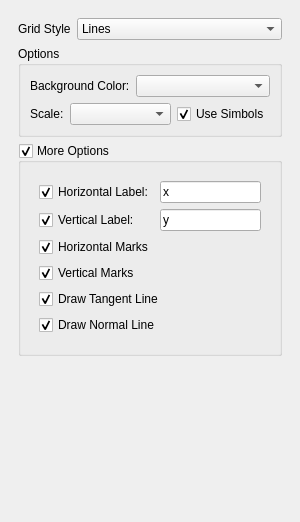
<?xml version="1.0" encoding="UTF-8"?>
<ui version="4.0">
 <class>SpaceOptionsWidget</class>
 <widget class="QDockWidget" name="SpaceOptionsWidget">
  <property name="geometry">
   <rect>
    <x>0</x>
    <y>0</y>
    <width>300</width>
    <height>522</height>
   </rect>
  </property>
  <property name="sizePolicy">
   <sizepolicy hsizetype="Preferred" vsizetype="Minimum">
    <horstretch>0</horstretch>
    <verstretch>0</verstretch>
   </sizepolicy>
  </property>
  <property name="minimumSize">
   <size>
    <width>300</width>
    <height>522</height>
   </size>
  </property>
  <property name="maximumSize">
   <size>
    <width>300</width>
    <height>524287</height>
   </size>
  </property>
  <property name="features">
   <set>QDockWidget::AllDockWidgetFeatures</set>
  </property>
  <property name="allowedAreas">
   <set>Qt::LeftDockWidgetArea|Qt::RightDockWidgetArea</set>
  </property>
  <property name="windowTitle">
   <string>Diagram Appearance</string>
  </property>
  <widget class="QWidget" name="spaceSettingsDockWidget_3">
   <layout class="QVBoxLayout" name="verticalLayout_18">
    <item>
     <widget class="QStackedWidget" name="stackedWidget_3">
      <property name="currentIndex">
       <number>0</number>
      </property>
      <widget class="QWidget" name="page_13">
       <layout class="QVBoxLayout" name="verticalLayout_19">
        <item>
         <layout class="QHBoxLayout" name="horizontalLayout_21">
          <property name="sizeConstraint">
           <enum>QLayout::SetMinimumSize</enum>
          </property>
          <item>
           <widget class="QLabel" name="labelCoordSys_3">
            <property name="sizePolicy">
             <sizepolicy hsizetype="Fixed" vsizetype="Fixed">
              <horstretch>0</horstretch>
              <verstretch>0</verstretch>
             </sizepolicy>
            </property>
            <property name="text">
             <string>Grid Style</string>
            </property>
           </widget>
          </item>
          <item>
           <widget class="KComboBox" name="coordinateSystems_3">
            <property name="sizePolicy">
             <sizepolicy hsizetype="Preferred" vsizetype="Fixed">
              <horstretch>0</horstretch>
              <verstretch>0</verstretch>
             </sizepolicy>
            </property>
            <property name="currentIndex">
             <number>1</number>
            </property>
            <item>
             <property name="text">
              <string>None</string>
             </property>
            </item>
            <item>
             <property name="text">
              <string>Lines</string>
             </property>
            </item>
            <item>
             <property name="text">
              <string>Polar</string>
             </property>
            </item>
           </widget>
          </item>
         </layout>
        </item>
        <item>
         <widget class="QGroupBox" name="options">
          <property name="sizePolicy">
           <sizepolicy hsizetype="Preferred" vsizetype="Minimum">
            <horstretch>0</horstretch>
            <verstretch>0</verstretch>
           </sizepolicy>
          </property>
          <property name="title">
           <string>Options</string>
          </property>
          <layout class="QVBoxLayout" name="verticalLayout_20">
           <item>
            <layout class="QHBoxLayout" name="horizontalLayout_23">
             <item>
              <widget class="QLabel" name="label_15">
               <property name="sizePolicy">
                <sizepolicy hsizetype="Fixed" vsizetype="Preferred">
                 <horstretch>0</horstretch>
                 <verstretch>0</verstretch>
                </sizepolicy>
               </property>
               <property name="text">
                <string>Background Color:</string>
               </property>
              </widget>
             </item>
             <item>
              <widget class="KColorCombo" name="backgroundColor">
               <property name="currentIndex">
                <number>-1</number>
               </property>
               <property name="color">
                <color>
                 <red>85</red>
                 <green>190</green>
                 <blue>255</blue>
                </color>
               </property>
              </widget>
             </item>
            </layout>
           </item>
           <item>
            <layout class="QHBoxLayout" name="horizontalLayout_22">
             <item>
              <widget class="QLabel" name="label_14">
               <property name="sizePolicy">
                <sizepolicy hsizetype="Fixed" vsizetype="Preferred">
                 <horstretch>0</horstretch>
                 <verstretch>0</verstretch>
                </sizepolicy>
               </property>
               <property name="text">
                <string>Scale:</string>
               </property>
              </widget>
             </item>
             <item>
              <widget class="KComboBox" name="scale">
               <property name="sizePolicy">
                <sizepolicy hsizetype="Expanding" vsizetype="Fixed">
                 <horstretch>0</horstretch>
                 <verstretch>0</verstretch>
                </sizepolicy>
               </property>
               <property name="editable">
                <bool>false</bool>
               </property>
               <property name="currentIndex">
                <number>-1</number>
               </property>
               <property name="maxVisibleItems">
                <number>15</number>
               </property>
               <property name="autoCompletion">
                <bool>false</bool>
               </property>
              </widget>
             </item>
             <item>
              <widget class="QCheckBox" name="useSymbols">
               <property name="text">
                <string>Use Simbols</string>
               </property>
               <property name="checked">
                <bool>true</bool>
               </property>
              </widget>
             </item>
            </layout>
           </item>
          </layout>
         </widget>
        </item>
        <item>
         <widget class="QGroupBox" name="moreOptions">
          <property name="title">
           <string>More Options</string>
          </property>
          <property name="checkable">
           <bool>true</bool>
          </property>
          <layout class="QVBoxLayout" name="verticalLayout_21">
           <item>
            <widget class="QWidget" name="moreOptionsContainer" native="true">
             <layout class="QVBoxLayout" name="verticalLayout">
              <item>
               <layout class="QGridLayout" name="gridLayout">
                <item row="0" column="0">
                 <widget class="QCheckBox" name="showXAxis_3">
                  <property name="text">
                   <string>Horizontal Label:</string>
                  </property>
                  <property name="checked">
                   <bool>true</bool>
                  </property>
                 </widget>
                </item>
                <item row="0" column="1">
                 <widget class="KLineEdit" name="horizontalLabel">
                  <property name="text">
                   <string>x</string>
                  </property>
                  <property name="showClearButton" stdset="0">
                   <bool>true</bool>
                  </property>
                 </widget>
                </item>
                <item row="1" column="0">
                 <widget class="QCheckBox" name="showYAxis_3">
                  <property name="text">
                   <string>Vertical Label:</string>
                  </property>
                  <property name="checked">
                   <bool>true</bool>
                  </property>
                 </widget>
                </item>
                <item row="1" column="1">
                 <widget class="KLineEdit" name="verticalLabel">
                  <property name="text">
                   <string>y</string>
                  </property>
                  <property name="showClearButton" stdset="0">
                   <bool>true</bool>
                  </property>
                 </widget>
                </item>
               </layout>
              </item>
              <item>
               <widget class="QCheckBox" name="horizontalMarks">
                <property name="text">
                 <string>Horizontal Marks</string>
                </property>
                <property name="checked">
                 <bool>true</bool>
                </property>
               </widget>
              </item>
              <item>
               <widget class="QCheckBox" name="verticalLabel_2">
                <property name="text">
                 <string>Vertical Marks</string>
                </property>
                <property name="checked">
                 <bool>true</bool>
                </property>
               </widget>
              </item>
              <item>
               <widget class="QCheckBox" name="tangentLine">
                <property name="text">
                 <string>Draw Tangent Line</string>
                </property>
                <property name="checked">
                 <bool>true</bool>
                </property>
               </widget>
              </item>
              <item>
               <widget class="QCheckBox" name="normalLine">
                <property name="text">
                 <string>Draw Normal Line</string>
                </property>
                <property name="checked">
                 <bool>true</bool>
                </property>
               </widget>
              </item>
             </layout>
            </widget>
           </item>
          </layout>
         </widget>
        </item>
        <item>
         <spacer name="verticalSpacer">
          <property name="orientation">
           <enum>Qt::Vertical</enum>
          </property>
          <property name="sizeHint" stdset="0">
           <size>
            <width>20</width>
            <height>40</height>
           </size>
          </property>
         </spacer>
        </item>
       </layout>
      </widget>
      <widget class="QWidget" name="page_14">
       <widget class="QCheckBox" name="showAxis_3">
        <property name="geometry">
         <rect>
          <x>4</x>
          <y>4</y>
          <width>103</width>
          <height>21</height>
         </rect>
        </property>
        <property name="text">
         <string>Axis</string>
        </property>
        <property name="checked">
         <bool>true</bool>
        </property>
       </widget>
       <widget class="QCheckBox" name="showRefPlane_3">
        <property name="geometry">
         <rect>
          <x>4</x>
          <y>29</y>
          <width>218</width>
          <height>21</height>
         </rect>
        </property>
        <property name="text">
         <string>Grid</string>
        </property>
        <property name="checked">
         <bool>true</bool>
        </property>
       </widget>
       <widget class="QWidget" name="layoutWidget_2">
        <property name="geometry">
         <rect>
          <x>4</x>
          <y>54</y>
          <width>259</width>
          <height>30</height>
         </rect>
        </property>
        <layout class="QHBoxLayout" name="horizontalLayout_26">
         <item>
          <widget class="QLabel" name="label_16">
           <property name="text">
            <string>Size:</string>
           </property>
          </widget>
         </item>
         <item>
          <widget class="QSlider" name="space3DSize_3">
           <property name="minimum">
            <number>1</number>
           </property>
           <property name="maximum">
            <number>50</number>
           </property>
           <property name="pageStep">
            <number>1</number>
           </property>
           <property name="value">
            <number>5</number>
           </property>
           <property name="orientation">
            <enum>Qt::Horizontal</enum>
           </property>
           <property name="tickPosition">
            <enum>QSlider::TicksAbove</enum>
           </property>
           <property name="tickInterval">
            <number>10</number>
           </property>
          </widget>
         </item>
        </layout>
       </widget>
      </widget>
     </widget>
    </item>
   </layout>
  </widget>
 </widget>
 <customwidgets>
  <customwidget>
   <class>KColorCombo</class>
   <extends>QComboBox</extends>
   <header>kcolorcombo.h</header>
  </customwidget>
  <customwidget>
   <class>KComboBox</class>
   <extends>QComboBox</extends>
   <header>kcombobox.h</header>
  </customwidget>
  <customwidget>
   <class>KLineEdit</class>
   <extends>QLineEdit</extends>
   <header>klineedit.h</header>
  </customwidget>
 </customwidgets>
 <resources/>
 <connections>
  <connection>
   <sender>moreOptions</sender>
   <signal>toggled(bool)</signal>
   <receiver>moreOptionsContainer</receiver>
   <slot>setVisible(bool)</slot>
   <hints>
    <hint type="sourcelabel">
     <x>149</x>
     <y>414</y>
    </hint>
    <hint type="destinationlabel">
     <x>149</x>
     <y>425</y>
    </hint>
   </hints>
  </connection>
 </connections>
</ui>
